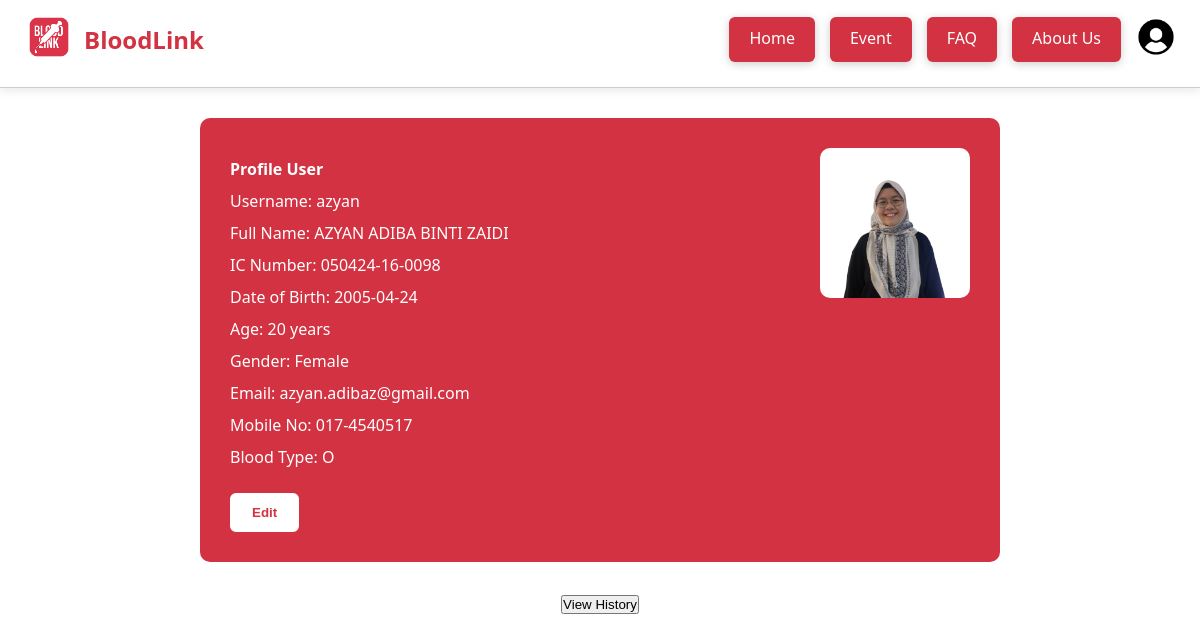
Screenshot of /profile.php (signed in) with the database file from the repository.
### tables this page shows
CREATE TABLE `donor` (
  `donor_id` int(11) NOT NULL,
  `full_name` varchar(100) NOT NULL,
  `username` varchar(50) NOT NULL,
  `email` varchar(100) NOT NULL,
  `id_card_number` varchar(20) NOT NULL,
  `age` int(3) NOT NULL,
  `date_of_birth` date NOT NULL,
  `gender` varchar(10) NOT NULL,
  `mobile_number` varchar(15) NOT NULL,
  `bloodtype` varchar(5) NOT NULL,
  `password` varchar(500) NOT NULL,
  `profile_pic` varchar(500) NOT NULL
);

### profile.php (the view, shortened to what this page needs)
<?php
include("connect.php");
$email = $_SESSION['email'];
$sql = "SELECT *, TIMESTAMPDIFF(YEAR, date_of_birth, CURDATE()) AS age FROM donor WHERE email = ?";
$stmt = $conn->prepare($sql);
$stmt->bind_param("s", $email);
$stmt->execute();
$result = $stmt->get_result();
$user = $result->fetch_assoc();
?>
<!DOCTYPE html>
<html lang="en">
<head>
</head>
<body>
  <?php include ("navbar.php") ?>
  <form method="POST" enctype="multipart/form-data" onsubmit="return confirm('Are you sure you want to save changes?');">
    <div class="profile-container">
      <div class="profile-info">
        <p><strong>Profile User</strong></p>
        <p>Username: <?php echo htmlspecialchars($user['username']); ?></p>
        <p>Full Name: <?php echo htmlspecialchars($user['full_name']); ?></p>
        <p>IC Number: <?php echo htmlspecialchars($user['id_card_number']); ?></p>
        <p>Date of Birth: <?php echo htmlspecialchars($user['date_of_birth']); ?></p>
        <p>Age: <?php echo htmlspecialchars($user['age']); ?> years</p>
        <p>Gender: <?php echo htmlspecialchars($user['gender']); ?></p>
        <p>Email: <span id="displayEmail"><?php echo htmlspecialchars($user['email']); ?></span></p>
        <p>Mobile No: <span id="displayMobile"><?php echo htmlspecialchars($user['mobile_number']); ?></span></p>
        <p>Blood Type: <span id="displayBloodType"><?php echo htmlspecialchars($user['bloodtype']); ?></span></p>
        <button type="button" class="edit-btn" onclick="enableEdit()">Edit</button>
      </div>
      <div class="profile-pic">
        <img id="previewImg" src="<?php echo isset($user['profile_pic']) ? 'uploads/' . $user['profile_pic'] : 'https://via.placeholder.com/150x150?text=Photo'; ?>" alt="Profile Image">
      </div>
    </div>
  </form>
  <div class="view-history">
      <button onclick="location.href='history.php'">View History</button>
  </div>
</body>
</html>

### home.css (style rules this page uses)
* { margin: 0; padding: 0; box-sizing: border-box; }
body { font-family: 'Segoe UI', sans-serif; background-color: #fff; color: #333; }

### profile.php (style rules this page uses)
body { font-family: Arial, sans-serif; background: #fff; margin: 0; padding: 0; text-align: center; }
.profile-container { background-color: #d23241; color: white; width: 80%; max-width: 800px; margin: 30px auto; padding: 30px; border-radius: 10px; display: flex; justify-content: space-between; align-items: flex-start; text-align: left; }
.profile-info p, .profile-info label { margin: 10px 0; }
.profile-pic img { width: 150px; height: 150px; border-radius: 10px; object-fit: cover; }
.edit-btn, .save-btn, .cancel-btn { margin-top: 15px; padding: 10px 20px; font-weight: bold; border-radius: 6px; cursor: pointer; margin-right: 10px; }
.edit-btn { background-color: white; color: #d23241; border: 2px solid #fff; }

### rows the page displays
donor: username "azyan", full_name "AZYAN ADIBA BINTI ZAIDI", id_card_number "050424-16-0098", date_of_birth "2005-04-24", gender "Female", email "azyan.adibaz@gmail.com", mobile_number "017-4540517", bloodtype "O", profile_pic (picture)

### other values shown
$user['age'] "20"
